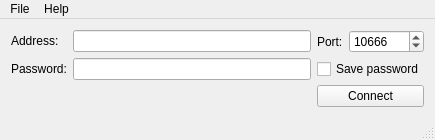
<?xml version="1.0" encoding="UTF-8"?>
<ui version="4.0">
 <class>MainWindow</class>
 <widget class="QMainWindow" name="MainWindow">
  <property name="geometry">
   <rect>
    <x>0</x>
    <y>0</y>
    <width>435</width>
    <height>125</height>
   </rect>
  </property>
  <property name="sizePolicy">
   <sizepolicy hsizetype="Preferred" vsizetype="Preferred">
    <horstretch>0</horstretch>
    <verstretch>0</verstretch>
   </sizepolicy>
  </property>
  <property name="minimumSize">
   <size>
    <width>275</width>
    <height>0</height>
   </size>
  </property>
  <property name="maximumSize">
   <size>
    <width>435</width>
    <height>125</height>
   </size>
  </property>
  <property name="contextMenuPolicy">
   <enum>Qt::NoContextMenu</enum>
  </property>
  <property name="windowTitle">
   <string>QZrcon Utility</string>
  </property>
  <widget class="QWidget" name="centralWidget">
   <layout class="QHBoxLayout" name="horizontalLayout">
    <item>
     <layout class="QFormLayout" name="formLayout">
      <item row="0" column="0">
       <widget class="QLabel" name="label">
        <property name="text">
         <string>Address:</string>
        </property>
       </widget>
      </item>
      <item row="0" column="1">
       <widget class="QLineEdit" name="lineAddress">
        <property name="inputMask">
         <string/>
        </property>
        <property name="text">
         <string/>
        </property>
        <property name="dragEnabled">
         <bool>false</bool>
        </property>
        <property name="placeholderText">
         <string/>
        </property>
       </widget>
      </item>
      <item row="1" column="0">
       <widget class="QLabel" name="label_2">
        <property name="text">
         <string>Password:</string>
        </property>
       </widget>
      </item>
      <item row="1" column="1">
       <widget class="QLineEdit" name="linePassword"/>
      </item>
     </layout>
    </item>
    <item>
     <layout class="QVBoxLayout" name="verticalLayout">
      <item>
       <layout class="QFormLayout" name="formLayout_2">
        <property name="fieldGrowthPolicy">
         <enum>QFormLayout::AllNonFixedFieldsGrow</enum>
        </property>
        <item row="0" column="0">
         <widget class="QLabel" name="label_3">
          <property name="text">
           <string>Port:</string>
          </property>
         </widget>
        </item>
        <item row="0" column="1">
         <widget class="QSpinBox" name="spinPort">
          <property name="minimum">
           <number>1</number>
          </property>
          <property name="maximum">
           <number>65535</number>
          </property>
          <property name="value">
           <number>10666</number>
          </property>
         </widget>
        </item>
       </layout>
      </item>
      <item>
       <widget class="QCheckBox" name="savepassword">
        <property name="text">
         <string>Save password</string>
        </property>
       </widget>
      </item>
      <item>
       <widget class="QPushButton" name="buttonConnect">
        <property name="text">
         <string>Connect</string>
        </property>
       </widget>
      </item>
     </layout>
    </item>
   </layout>
  </widget>
  <widget class="QMenuBar" name="menuBar">
   <property name="geometry">
    <rect>
     <x>0</x>
     <y>0</y>
     <width>435</width>
     <height>25</height>
    </rect>
   </property>
   <widget class="QMenu" name="menuFile">
    <property name="title">
     <string>File</string>
    </property>
    <addaction name="actionLoad_config"/>
    <addaction name="actionSave_config"/>
    <addaction name="actionQuit"/>
   </widget>
   <widget class="QMenu" name="menuHelp">
    <property name="title">
     <string>Help</string>
    </property>
    <addaction name="actionAbout"/>
   </widget>
   <addaction name="menuFile"/>
   <addaction name="menuHelp"/>
  </widget>
  <widget class="QStatusBar" name="statusBar"/>
  <action name="actionQuit">
   <property name="text">
    <string>Quit</string>
   </property>
  </action>
  <action name="actionAbout">
   <property name="text">
    <string>About</string>
   </property>
   <property name="shortcut">
    <string>F1</string>
   </property>
  </action>
  <action name="actionLoad_config">
   <property name="text">
    <string>Load config</string>
   </property>
   <property name="toolTip">
    <string>Import hostname and port information</string>
   </property>
   <property name="shortcut">
    <string>Ctrl+O</string>
   </property>
  </action>
  <action name="actionSave_config">
   <property name="text">
    <string>Save config</string>
   </property>
   <property name="toolTip">
    <string>Save hostname and port information</string>
   </property>
   <property name="shortcut">
    <string>Ctrl+S</string>
   </property>
  </action>
 </widget>
 <layoutdefault spacing="6" margin="11"/>
 <tabstops>
  <tabstop>lineAddress</tabstop>
  <tabstop>spinPort</tabstop>
  <tabstop>linePassword</tabstop>
  <tabstop>buttonConnect</tabstop>
 </tabstops>
 <resources/>
 <connections/>
</ui>
